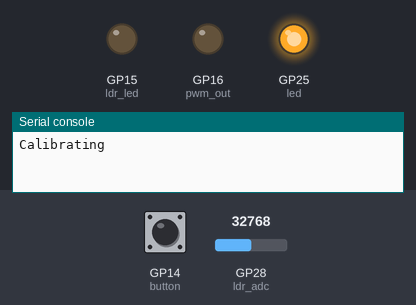
The program below on a simulated Raspberry Pi Pico running MicroPython. On the bench: output pins drawn as LEDs (lit = HIGH), the last lines printed to the serial console. Inputs (shaded band) come from the test bench; at power-on: GP14 (button) HIGH, GP28 (ldr_adc) = 32768 (analog values on the 0–65535 scale).

Above: at 0.1 s.
At 5.1 s:
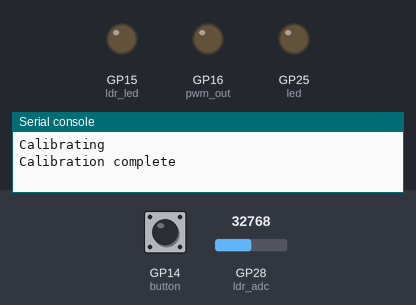
Timing chart, 0 to 6.6 s (numbered marks = the images above):
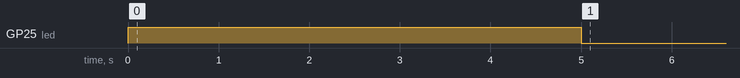

The program:

synth.py
```python
from machine import Pin, PWM, ADC, Timer
import time

# Define Pins
PWM_PIN = 16  # GPIO for audio output
LDR_PIN = 28  # ADC pin for the LDR
BUTTON_PIN = 14  # GPIO for button input
LED_PIN = 25  # Built-in LED
LDR_LED_PIN = 15  # GPIO for LDR LED

# Initialize Pins
pwm_out = PWM(Pin(PWM_PIN))
pwm_out.freq(31250)  # Audio frequency (31.25kHz)

ldr_adc = ADC(LDR_PIN)
button = Pin(BUTTON_PIN, Pin.IN, Pin.PULL_UP)
led = Pin(LED_PIN, Pin.OUT)
ldr_led = Pin(LDR_LED_PIN, Pin.OUT)

# Variables
sync_phase_acc = 0
sync_phase_inc = 0
grain_phase_acc = 0
grain_phase_inc = 0
grain_amp = 0x7FFF
grain_decay = 0
grain2_phase_acc = 0
grain2_phase_inc = 0
grain2_amp = 0x7FFF
grain2_decay = 0

ldr_min = 1023
ldr_max = 0
ldr_value = 0
map_mode = 0
ldr_switch_state = False

# Helper Functions
def map_value(value, in_min, in_max, out_min, out_max):
    return (value - in_min) * (out_max - out_min) // (in_max - in_min) + out_min

def triangle_wave(phase):
    value = (phase >> 7) & 0xFF
    if phase & 0x8000:
        value = ~value & 0xFF
    return value

# Button handling
def button_pressed(pin):
    global map_mode
    map_mode = (map_mode + 1) % 6  # Cycle through modes
    led.toggle()

button.irq(trigger=Pin.IRQ_FALLING, handler=button_pressed)

# LDR Calibration
def calibrate_ldr():
    global ldr_min, ldr_max
    led.value(1)
    print('Calibrating')
    start_time = time.ticks_ms()
    while time.ticks_diff(time.ticks_ms(), start_time) < 5000:
        value = ldr_adc.read_u16() >> 6  # Scale to 10-bit
        ldr_min = min(ldr_min, value)
        ldr_max = max(ldr_max, value)
    led.value(0)
    print('Calibration complete')

calibrate_ldr()

# Audio Generation
def audio_timer_callback(timer):
    global sync_phase_acc, grain_phase_acc, grain_phase_inc, grain_amp
    global grain2_phase_acc, grain2_phase_inc, grain2_amp, grain_decay, grain2_decay

    # Synchronize phases
    sync_phase_acc += sync_phase_inc
    if sync_phase_acc < sync_phase_inc:
        grain_phase_acc = 0
        grain_amp = 0x7FFF
        grain2_phase_acc = 0
        grain2_amp = 0x7FFF

    # Increment grain phases
    grain_phase_acc += grain_phase_inc
    grain2_phase_acc += grain2_phase_inc

    # Generate triangle wave and apply decay
    output = triangle_wave(grain_phase_acc) * (grain_amp >> 8)
    output += triangle_wave(grain2_phase_acc) * (grain2_amp >> 8)

    grain_amp -= (grain_amp >> 8) * grain_decay
    grain2_amp -= (grain2_amp >> 8) * grain2_decay

    # Clip and scale output
    output = max(0, min(255, output >> 9))
    pwm_out.duty_u16(output << 8)  # Scale to 16-bit for MicroPython PWM

# Timer for audio generation
audio_timer = Timer()
audio_timer.init(freq=31250, mode=Timer.PERIODIC, callback=audio_timer_callback)

# Main Loop
while True:
    # Read LDR
    ldr_value = ldr_adc.read_u16() >> 6  # Scale to 10-bit
    ldr_value = map_value(ldr_value, ldr_min, ldr_max, 0, 1023)

    # Update phase increments and decay based on inputs
    sync_phase_inc = map_value(ldr_value, 0, 1023, 0, 65535)
    grain_phase_inc = map_value(ldr_value, 0, 1023, 0, 32767)
    grain_decay = ldr_value >> 8
    grain2_phase_inc = grain_phase_inc
    grain2_decay = grain_decay

    # Toggle LDR LED based on value
    ldr_led.value(ldr_value > 512)
    print(f"ldr value: {ldr_value}")
    time.sleep(0.01)  # Small delay to reduce CPU usage
```
